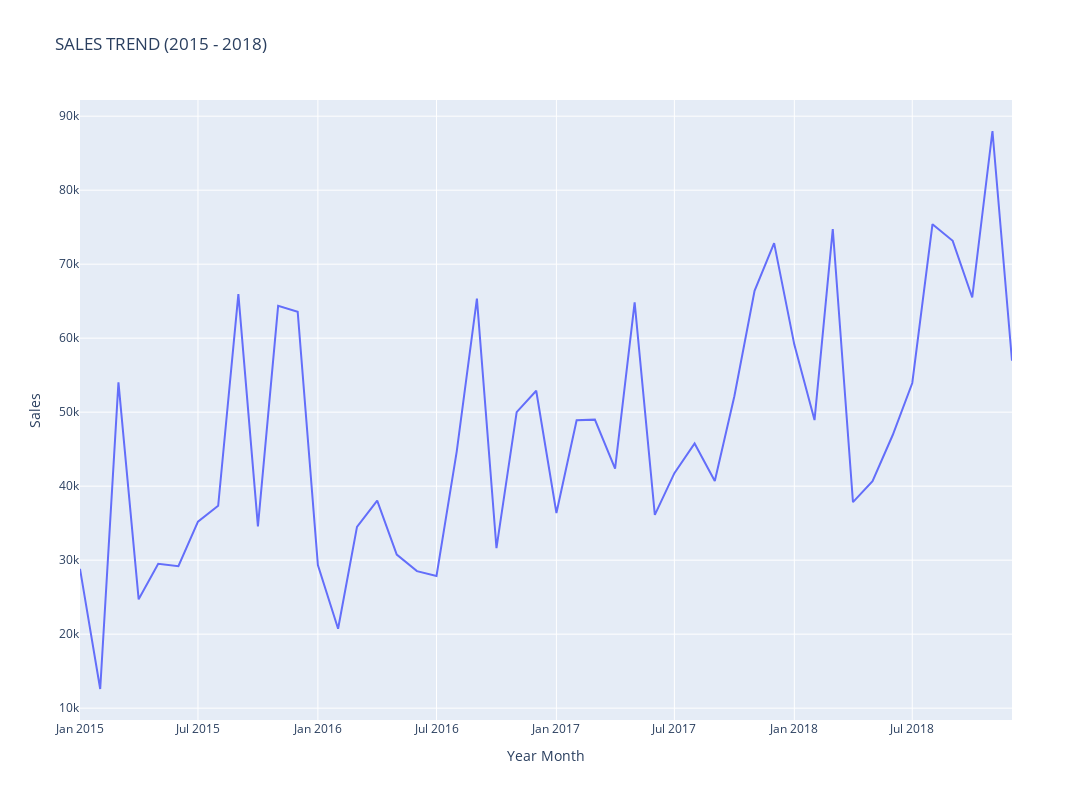

The code cell stored with this chart in its notebook:
### Code cell
fig = px.line(sales_trend, x="Year Month", y="Sales",title = 'SALES TREND (2015 - 2018)', width=2000, height=800)
fig.show()

### Figure 1 — Plotly figure (JSON) as saved in the notebook; plotly's stock layout.template omitted (floating-point values rounded to 4 significant figures)
{"data": [{"hovertemplate": "Year Month=%{x}<br>Sales=%{y}<extra></extra>", "legendgroup": "", "line": {"color": "#636efa", "dash": "solid"}, "marker": {"symbol": "circle"}, "mode": "lines", "name": "", "orientation": "v", "showlegend": false, "type": "scatter", "x": ["2015-01", "2015-02", "2015-03", "2015-04", "2015-05", "2015-06", "2015-07", "2015-08", "2015-09", "2015-10", "2015-11", "2015-12", "2016-01", "2016-02", "2016-03", "2016-04", "2016-05", "2016-06", "2016-07", "2016-08", "2016-09", "2016-10", "2016-11", "2016-12", "2017-01", "2017-02", "2017-03", "2017-04", "2017-05", "2017-06", "2017-07", "2017-08", "2017-09", "2017-10", "2017-11", "2017-12", "2018-01", "2018-02", "2018-03", "2018-04", "2018-05", "2018-06", "2018-07", "2018-08", "2018-09", "2018-10", "2018-11", "2018-12"], "xaxis": "x", "y": [28830.0, 12590.0, 54030.0, 24710.0, 29520.0, 29180.0, 35190.0, 37350.0, 65960.0, 34560.0, 64370.0, 63570.0, 29350.0, 20730.0, 34490.0, 38060.0, 30760.0, 28520.0, 27860.0, 44670.0, 65350.0, 31630.0, 50010.0, 52890.0, 36380.0, 48910.0, 48990.0, 42370.0, 64840.0, 36130.0, 41760.0, 45770.0, 40690.0, 52160.0, 66390.0, 72850.0, 59130.0, 48930.0, 74750.0, 37850.0, 40680.0, 46910.0, 53940.0, 75410.0, 73150.0, 65500.0, 88000.0, 56960.0], "yaxis": "y"}], "layout": {"height": 800, "legend": {"tracegroupgap": 0}, "title": {"text": "SALES TREND (2015 - 2018)"}, "width": 2000, "xaxis": {"anchor": "y", "domain": [0.0, 1.0], "title": {"text": "Year Month"}}, "yaxis": {"anchor": "x", "domain": [0.0, 1.0], "title": {"text": "Sales"}}}}
